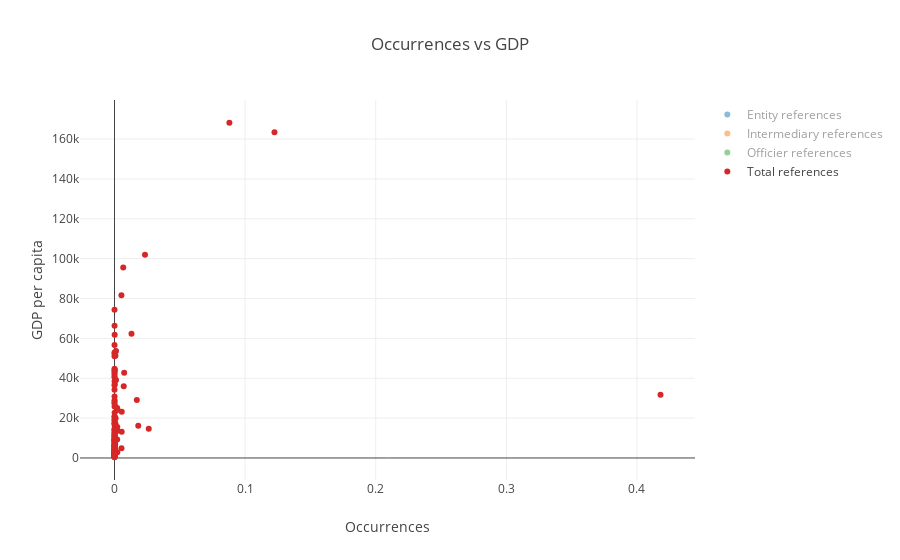

The cell this chart's notebook holds for it:
### Code cell
plot_all_entity(gdp_data, 'counts_normalized', 'Value', nodes_types_desc, 3, 'Occurrences vs GDP', 'Occurrences', 'GDP per capita', 'scatter_gdp_count_normalized.html')

### Figure 1 — Plotly figure (JSON) as saved in the notebook; plotly's stock layout.template omitted (floating-point values rounded to 4 significant figures; data arrays with more than 128 entries replaced by an {"elided": "..."} marker saying what was removed)
{"data": [{"mode": "markers", "name": "Entity references", "text": {"elided": "149 str values"}, "type": "scatter", "uid": "060269cb-4430-4e28-a679-9a90cd111dce", "visible": "legendonly", "x": {"elided": "149 float values"}, "y": {"elided": "149 float values"}}, {"mode": "markers", "name": "Intermediary references", "text": {"elided": "129 str values"}, "type": "scatter", "uid": "435007a2-8152-4bc5-a5f3-4a0c08b65a32", "visible": "legendonly", "x": {"elided": "129 float values"}, "y": {"elided": "129 float values"}}, {"mode": "markers", "name": "Officier references", "text": {"elided": "188 str values"}, "type": "scatter", "uid": "f2230131-97a0-42f0-a9be-e24402759745", "visible": "legendonly", "x": {"elided": "188 float values"}, "y": {"elided": "188 float values"}}, {"mode": "markers", "name": "Total references", "text": ["Aruba", "Angola", "Andorra", "United Arab Emirates", "Argentina", "Antigua and Barbuda", "Australia", "Austria", "Belgium", "Bangladesh", "Bulgaria", "Bahrain", "Bahamas", "Belarus", "Belize", "Bermuda", "Bolivia", "Brazil", "Barbados", "Botswana", "Canada", "Switzerland", "Chile", "China", "Côte d'Ivoire", "Colombia", "Costa Rica", "Cuba", "Curaçao", "Cayman Islands", "Cyprus", "Czech Republic", "Germany", "Djibouti", "Denmark", "Dominican Republic", "Ecuador", "Egypt", "Spain", "Estonia", "Finland", "France", "United Kingdom", "Georgia", "Ghana", "Greece", "Guatemala", "Hong Kong", "Honduras", "Croatia", "Hungary", "Indonesia", "India", "Ireland", "Iran", "Iceland", "Israel", "Italy", "Jordan", "Japan", "Kazakhstan", "Kenya", "Saint Kitts and Nevis", "South Korea", "Kuwait", "Lebanon", "Liberia", "Libya", "Saint Lucia", "Liechtenstein", "Sri Lanka", "Lithuania", "Luxembourg", "Latvia", "Morocco", "Monaco", "Moldova", "Mexico", "Macedonia", "Malta", "Mozambique", "Mauritius", "Malawi", "Malaysia", "Nigeria", "Nicaragua", "Netherlands", "Norway", "New Zealand", "Oman", "Pakistan", "Panama", "Peru", "Philippines", "Poland", "Puerto Rico", "Portugal", "Paraguay", "Qatar", "Romania", "Russia", "Saudi Arabia", "Sudan", "Singapore", "El Salvador", "Slovenia", "Sweden", "Seychelles", "Syria", "Turks and Caicos Islands", "Thailand", "Trinidad and Tobago", "Tunisia", "Turkey", "Tanzania", "Tanzania", "Uganda", "Ukraine", "Uruguay", "United States", "Saint Vincent and the Grenadines", "Venezuela", "British Virgin Islands", "Viet Nam", "Vanuatu", "South Africa", "Zambia", "Zimbabwe"], "type": "scatter", "uid": "6dd2fd49-ee1d-4c0e-8d3c-8b7ac1a3f33f", "visible": true, "x": [0.0005877, 2.526e-06, 0.007069, 0.001146, 3.75e-05, 0.002397, 5.242e-05, 1.545e-05, 3.426e-05, 1.694e-07, 2.27e-05, 7.632e-05, 0.01709, 9.394e-06, 0.00534, 0.006678, 1.486e-05, 1.864e-05, 0.0002964, 5.165e-05, 3.565e-05, 0.0053, 2.18e-05, 2.06e-05, 2.352e-06, 6.926e-05, 0.0003048, 3.234e-06, 0.0008595, 0.013, 0.005558, 2.717e-05, 6.495e-06, 4.385e-06, 1.311e-05, 7.688e-05, 0.0001947, 3.79e-06, 4.563e-05, 0.0007524, 2.032e-05, 1.858e-05, 0.0002461, 2.039e-05, 1.446e-06, 5.793e-05, 0.0001382, 0.007397, 6.016e-06, 8.494e-06, 2.747e-05, 4.233e-06, 3.339e-07, 0.0001245, 1.875e-06, 0.0007117, 0.0002131, 2.454e-05, 0.000225, 3.386e-06, 1.082e-05, 4.715e-06, 0.01818, 3.705e-06, 6.081e-05, 0.0002281, 2.733e-05, 8.704e-06, 0.0001417, 0.08797, 1.348e-06, 2.183e-05, 0.02334, 0.0007478, 3.118e-06, 0.1225, 1.856e-05, 2.761e-06, 2.888e-06, 0.002402, 1.249e-06, 0.002045, 2.285e-06, 5.075e-05, 1.23e-06, 6.152e-06, 2.882e-05, 2.2e-05, 9.092e-05, 1.692e-05, 1.218e-06, 0.00549, 5.566e-05, 4.236e-06, 8.024e-06, 2.829e-06, 5.394e-05, 2.61e-05, 5.559e-05, 5.224e-06, 5.833e-05, 2.723e-05, 2.915e-07, 0.001172, 5.715e-05, 3.346e-05, 2.321e-05, 0.02622, 3.385e-06, 0.002075, 2.808e-05, 1.846e-05, 3.41e-06, 1.005e-05, 9.764e-07, 9.764e-07, 2.575e-07, 1.703e-05, 0.002107, 2.285e-05, 0.0004664, 5.153e-05, 0.418, 1.21e-06, 0.00216, 3.816e-05, 3.265e-06, 1.94e-05], "y": [25810.0, 4133.0, 36040.0, 39120.0, 14600.0, 13660.0, 52240.0, 44020.0, 40330.0, 1206.0, 6994.0, 22690.0, 29060.0, 5952.0, 4850.0, 95530.0, 3077.0, 8757.0, 15700.0, 6521.0, 43190.0, 81650.0, 13650.0, 8036.0, 1421.0, 6045.0, 11410.0, 7609.0, 19950.0, 62260.0, 23230.0, 17620.0, 41310.0, 1873.0, 52960.0, 6468.0, 6205.0, 3388.0, 25820.0, 17160.0, 42400.0, 36500.0, 44120.0, 3541.0, 1354.0, 17430.0, 3924.0, 42700.0, 2326.0, 11670.0, 12560.0, 3336.0, 1629.0, 61830.0, 4958.0, 51240.0, 37090.0, 30790.0, 4096.0, 34220.0, 10390.0, 1350.0, 16180.0, 27330.0, 28980.0, 8452.0, 593.1, 5993.0, 8184.0, 168200.0, 3892.0, 14160.0, 102000.0, 13550.0, 2907.0, 163400.0, 1602.0, 9291.0, 4840.0, 24050.0, 528.3, 9275.0, 365.9, 9644.0, 2730.0, 2096.0, 44750.0, 74360.0, 38490.0, 16630.0, 1413.0, 13130.0, 6030.0, 2878.0, 12470.0, 28080.0, 19140.0, 4109.0, 66350.0, 8931.0, 9218.0, 20650.0, 2058.0, 53630.0, 4127.0, 20760.0, 51000.0, 14690.0, 1515.0, 25120.0, 5815.0, 19060.0, 3815.0, 10980.0, 870.4, 794.7, 627.9, 2038.0, 15520.0, 56640.0, 6912.0, 11050.0, 31700.0, 2065.0, 2899.0, 5741.0, 1319.0, 1019.0]}], "layout": {"hovermode": "closest", "title": "Occurrences vs GDP", "xaxis": {"title": "Occurrences"}, "yaxis": {"title": "GDP per capita"}}}
